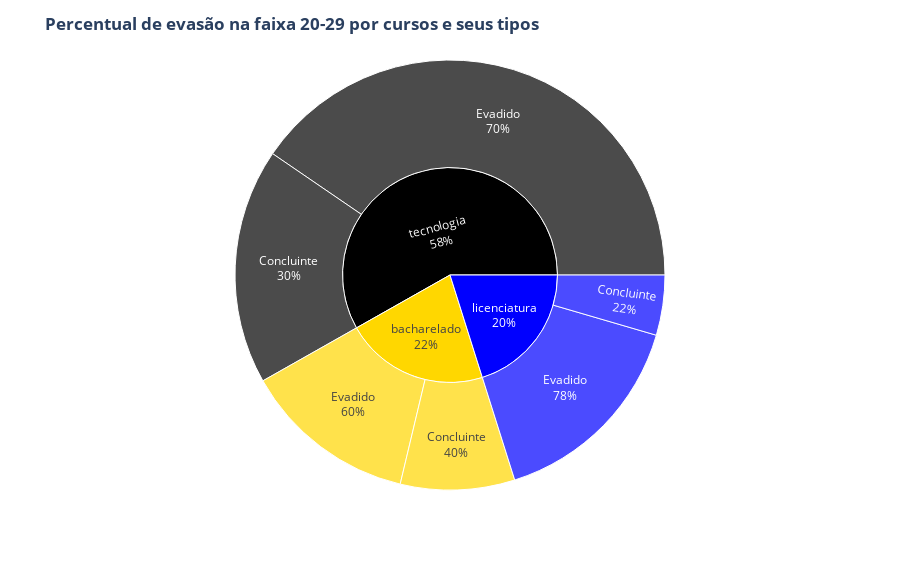

The code cell stored with this chart in its notebook:
### Markdown cell above
<h3 style="font-style:italic;color:#23272e">
    Na faixa 20-29 a concentração de evadidos é maior em quais cursos e tipos de cursos?
</h3>

### Code cell
fig = px.sunburst(df_20_29 , path=['tipo_de_curso', 'categoria_de_situacao'],color='tipo_de_curso',
                  color_discrete_map={'tecnologia':'black','bacharelado':'gold','licenciatura':'blue'})

fig.update_layout(title='<b>Percentual de evasão na faixa 20-29 por cursos e seus tipos</b>',height=570)
fig.update_traces(textinfo="label+percent parent")
iplot(fig)

### Figure 1 — Plotly figure (JSON) as saved in the notebook; plotly's stock layout.template omitted (floating-point values rounded to 4 significant figures)
{"data": [{"branchvalues": "total", "customdata": [["bacharelado"], ["licenciatura"], ["tecnologia"], ["bacharelado"], ["licenciatura"], ["tecnologia"], ["bacharelado"], ["licenciatura"], ["tecnologia"]], "domain": {"x": [0, 1], "y": [0, 1]}, "hovertemplate": "labels=%{label}<br>count=%{value}<br>parent=%{parent}<br>id=%{id}<br>tipo_de_curso=%{customdata[0]}<extra></extra>", "ids": ["bacharelado/Concluinte", "licenciatura/Concluinte", "tecnologia/Concluinte", "bacharelado/Evadido", "licenciatura/Evadido", "tecnologia/Evadido", "bacharelado", "licenciatura", "tecnologia"], "labels": ["Concluinte", "Concluinte", "Concluinte", "Evadido", "Evadido", "Evadido", "bacharelado", "licenciatura", "tecnologia"], "marker": {"colors": ["gold", "blue", "black", "gold", "blue", "black", "gold", "blue", "black"]}, "name": "", "parents": ["bacharelado", "licenciatura", "tecnologia", "bacharelado", "licenciatura", "tecnologia", "", "", ""], "textinfo": "label+percent parent", "type": "sunburst", "values": [323, 170, 667, 492, 587, 1521, 815, 757, 2188]}], "layout": {"height": 570, "legend": {"tracegroupgap": 0}, "margin": {"t": 60}, "title": {"text": "<b>Percentual de evasão na faixa 20-29 por cursos e seus tipos</b>"}}}
